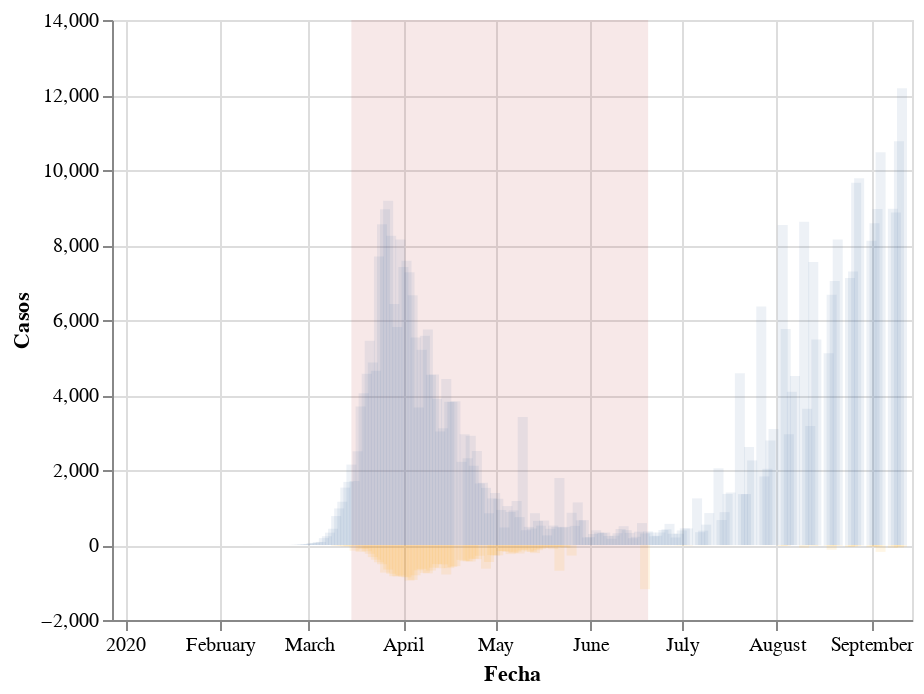

Here is the notebook cell this chart was saved with:
### Markdown cell above
Este grafico muestra los nuevos casos registrados diariamente y la sección en fondo rojo el confinamiento en España. Como podemos la  observar da la sensación de que la segunda ola es ahora tan grande como la primera.  Pero como mostraron datadista esto es un error. Vamos a hacer nuestra propia versión. Gracias al estudio de Seroprevalencia, ahora sabemos que durante la primera ola, sólo detectábamos un contagiado de cada 10. Por suerte, las técnicas han mejorado y estimamos que ahora detectamos a 7 de cada 10. Y eso en que se traduce:
Exacto, la nueva estimación es que ahora no estamos ni de lejos tan mal como durante la primera ola. Y si tomamos lo que indicaba Tomas Pueyo, el confinamiento fue el martillo para doblar la curva, y ahora estamos viviendo la danza.

### Code cell
#collapse-hide
confina_df = pd.DataFrame([{'x_min': '2020-03-15 00:00:00',
                            'x_max': '2020-06-20 00:00:00',
                            'y_min': -2000,
                            'y_max': 14000}])

confina_est_df = pd.DataFrame([{'x_min': '2020-03-15 00:00:00',
                                'x_max': '2020-06-20 00:00:00',
                                'y_min': -10000,
                                'y_max': 100000}])

confin_casos = alt.Chart(confina_df).mark_rect(color='firebrick', opacity=0.1).encode(
    x='x_min:T',
    x2='x_max:T',
    y='y_min:Q',
    y2='y_max:Q')

base1 = alt.Chart(df_casos)
casos = base1.mark_bar(opacity=0.1).encode(x=alt.X('date:T', title='Fecha'), 
                                           y=alt.Y('new_cases_ESP:Q', title="Casos"))
decesos = base1.mark_bar(color='orange',opacity=0.1).encode(x=alt.X('date:T', title='Fecha'), 
                                           y=alt.Y('new_deaths_ESP:Q'))


alt.layer(confin_casos + casos + decesos).interactive()

### Figure 1 — Vega-Lite specification as saved in the notebook (floating-point values rounded to 4 significant figures; data arrays with more than 128 entries replaced by an {"elided": "..."} marker saying what was removed)
{"config": {"view": {"continuousWidth": 400, "continuousHeight": 300}}, "layer": [{"layer": [{"data": {"name": "data-14587982c368bd6baf7af57c44db5bf8"}, "mark": {"type": "rect", "color": "firebrick", "opacity": 0.1}, "encoding": {"x": {"type": "temporal", "field": "x_min"}, "x2": {"field": "x_max"}, "y": {"type": "quantitative", "field": "y_min"}, "y2": {"field": "y_max"}}, "selection": {"selector001": {"type": "interval", "bind": "scales", "encodings": ["x", "y"]}}}, {"data": {"name": "data-25df5efc5daa1c1ae2081cf6b8925268"}, "mark": {"type": "bar", "opacity": 0.1}, "encoding": {"x": {"type": "temporal", "field": "date", "title": "Fecha"}, "y": {"type": "quantitative", "field": "new_cases_ESP", "title": "Casos"}}}, {"data": {"name": "data-25df5efc5daa1c1ae2081cf6b8925268"}, "mark": {"type": "bar", "color": "orange", "opacity": 0.1}, "encoding": {"x": {"type": "temporal", "field": "date", "title": "Fecha"}, "y": {"type": "quantitative", "field": "new_deaths_ESP"}}}]}], "$schema": "https://vega.github.io/schema/vega-lite/v4.8.1.json", "datasets": {"data-14587982c368bd6baf7af57c44db5bf8": [{"x_min": "2020-03-15 00:00:00", "x_max": "2020-06-20 00:00:00", "y_min": -2000, "y_max": 14000}], "data-25df5efc5daa1c1ae2081cf6b8925268": {"elided": "231 records"}}}
